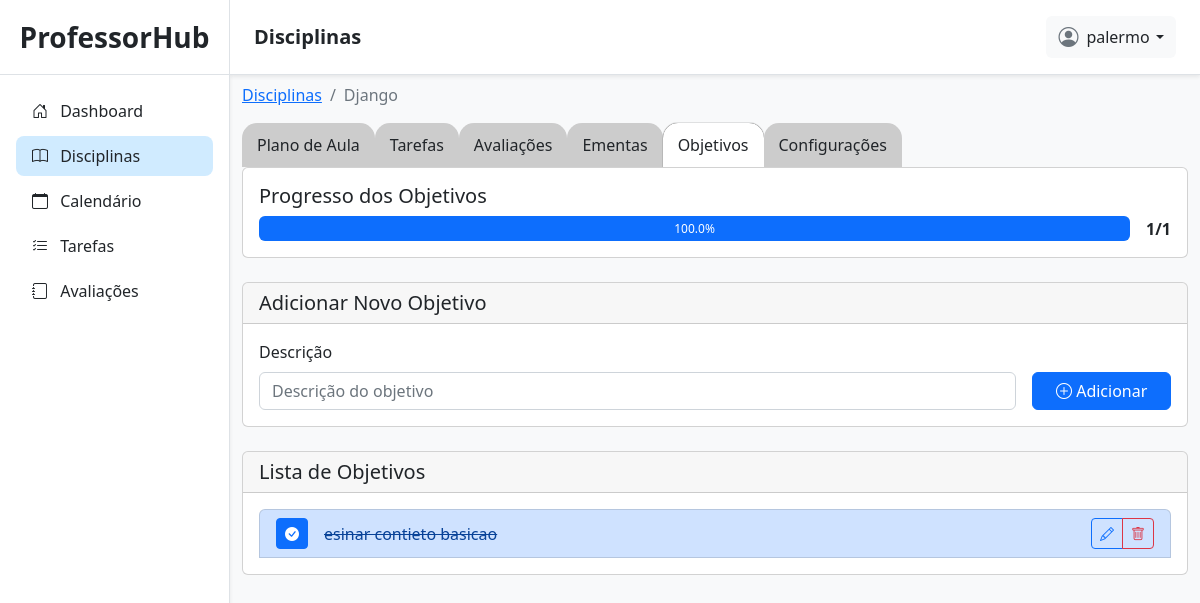
/disciplinas/37/objetivos/ (signed in), run on the app's committed database.
### planner/models.py (models this page shows, shortened)
class Disciplina(models.Model):
    PERIODO = [
        ('semestral', 'semestral'),
        ('anual', 'anual'),
    ]
    user = models.ForeignKey(User, on_delete=models.CASCADE, related_name='disciplinas')
    calendario = models.ForeignKey(CalendarioLetivo, on_delete=models.CASCADE, related_name='disciplinas')
    nome = models.CharField(max_length=100)
    periodo = models.CharField(max_length=20, choices=PERIODO)
    carga_horaria = models.PositiveIntegerField()
    aviso = models.CharField(max_length=100, default='')

class Objetivo(models.Model):
    disciplina = models.ForeignKey(Disciplina, on_delete=models.CASCADE, related_name='objetivos')
    descricao = models.CharField(max_length=255)
    alcancado = models.BooleanField(default=False)
    class Meta:
        ordering = ['id']
        verbose_name = 'Objetivo'
        verbose_name_plural = 'Objetivos'

### planner/views.py (the view, shortened to what this page needs)
# urls.py: path('disciplinas/<int:id>/objetivos/', disciplina_objetivos, name='disciplina_objetivos'),
@login_required(login_url='/login/')
def disciplina_objetivos(request, id):
    disciplina = get_object_or_404(Disciplina, id=id, user=request.user)
    objetivos = disciplina.objetivos.all()
    total_objetivos = objetivos.count()
    objetivos_alcancados = objetivos.filter(alcancado=True).count()
    percentual = (objetivos_alcancados / total_objetivos * 100) if total_objetivos > 0 else 0
    form = ObjetivoForm()
    return render(request, 'planner/disciplinas/disciplina_objetivos.html', {
        'disciplina': disciplina,
        'objetivos': objetivos,
        'form': form,
        'total_objetivos': total_objetivos,
        'objetivos_alcancados': objetivos_alcancados,
        'percentual': percentual,
    })

### planner/forms.py
class ObjetivoForm(forms.ModelForm):
    class Meta:
        model = Objetivo
        fields = ['descricao']
        widgets = {
            'descricao': forms.TextInput(attrs={
                'class': 'form-control',
                'placeholder': 'Descrição do objetivo',
                'maxlength': 255,
                'required': True
            }),
        }

### planner/templates/planner/disciplinas/disciplina_objetivos.html (shortened to what this page needs)
{% extends 'planner/base.html' %}
{% load static %}
{% block titlenavbar %}
Disciplinas
{% endblock %}
{% block content %}
<div class="container my-2">
    <nav aria-label="breadcrumb">
        <ol class="breadcrumb">
            <li class="breadcrumb-item"><a href="{% url 'disciplinas' %}">Disciplinas</a></li>
            <li class="breadcrumb-item active" aria-current="page">{{ disciplina.nome }}</li>
        </ol>
    </nav>
    <div class="abas-disciplinas">
        <div class="aba">
            <a href="{% url 'disciplina_planos' disciplina.id %}" class="nav-link">
                <span class="d-none d-sm-inline">Plano de Aula</span>
            </a>
        </div>
        <div class="aba">
            <a href="{% url 'disciplina_tarefas' disciplina.id %}" class="nav-link">Tarefas</a>
        </div>
        <div class="aba">
            <a href="{% url 'disciplina_avaliacoes' disciplina.id %}" class="nav-link">Avaliações</a>
        </div>
        <div class="aba">
            <a href="{% url 'disciplina_ementas' disciplina.id %}" class="nav-link">Ementas</a>
        </div>
        <div class="aba active">
            <a href="{% url 'disciplina_objetivos' disciplina.id %}" class="nav-link">Objetivos</a>
        </div>
        <div class="aba">
            <a href="{% url 'disciplina_configuracoes' disciplina.id %}" class="nav-link">Configurações</a>
        </div>
    </div>
    <div class="card mb-4">
        <div class="card-body">
            <h5 class="card-title">Progresso dos Objetivos</h5>
            <div class="d-flex align-items-center gap-3">
                <div class="progress flex-grow-1" style="height: 25px;">
                    <div class="progress-bar bg-primary" role="progressbar"
                         style="width: {{ percentual }}%;"
                         aria-valuenow="{{ percentual }}"
                         aria-valuemin="0"
                         aria-valuemax="100">
                        {{ percentual|floatformat:1 }}%
                    </div>
                </div>
                <div>
                    <strong>{{ objetivos_alcancados }}/{{ total_objetivos }}</strong>
                </div>
            </div>
        </div>
    </div>
    <div class="card mb-4">
        <div class="card-header">
            <h5 class="mb-0">Adicionar Novo Objetivo</h5>
        </div>
        <div class="card-body">
            <form method="POST">
                <div class="row g-3">
                    <div class="col-md-10">
                        <label for="{{ form.descricao.id_for_label }}" class="form-label">Descrição</label>
                        {{ form.descricao }}
                    </div>
                    <div class="col-md-2 d-flex align-items-end">
                        <button type="submit" class="btn btn-primary w-100">
                            <i class="bi bi-plus-circle"></i> Adicionar
                        </button>
                    </div>
                </div>
            </form>
        </div>
    </div>
    <div class="card">
        <div class="card-header">
            <h5 class="mb-0">Lista de Objetivos</h5>
        </div>
        <div class="card-body">
            {% if objetivos %}
            <div class="list-group">
                {% for objetivo in objetivos %}
                <div class="list-group-item d-flex justify-content-between align-items-center {% if objetivo.alcancado %}list-group-item-primary{% endif %}">
                    <div class="d-flex align-items-center gap-3 flex-grow-1">
                        <form method="POST" action="{% url 'objetivo_marcar_alcancado' disciplina.id objetivo.id %}" class="m-0">
                            <button type="submit" class="btn btn-sm {% if objetivo.alcancado %}btn-primary{% else %}btn-outline-secondary{% endif %}"
                                    title="{% if objetivo.alcancado %}Marcar como não alcançado{% else %}Marcar como alcançado{% endif %}">
                                <i class="bi {% if objetivo.alcancado %}bi-check-circle-fill{% else %}bi-circle{% endif %}"></i>
                            </button>
                        </form>
                        <span class="{% if objetivo.alcancado %}text-decoration-line-through{% endif %}">
                            {{ objetivo.descricao }}
                        </span>
                    </div>
                    <div class="btn-group">
                        <button type="button" class="btn btn-sm btn-outline-primary"
                                data-bs-toggle="modal"
                                data-bs-target="#editModal{{ objetivo.id }}">
                            <i class="bi bi-pencil"></i>
                        </button>
                        <button type="button" class="btn btn-sm btn-outline-danger"
                                data-bs-toggle="modal"
                                data-bs-target="#deleteModal{{ objetivo.id }}">
                            <i class="bi bi-trash"></i>
                        </button>
                    </div>
                </div>
                {% endfor %}
            </div>
            {% else %}
            <div class="alert alert-info">
                <i class="bi bi-info-circle"></i> Nenhum objetivo cadastrado ainda. Adicione objetivos acima para organizar os objetivos da disciplina.
            </div>
            {% endif %}
        </div>
    </div>
</div>
{% endblock %}

### planner/templates/planner/base.html (shortened to what this page needs)
{% load static %}
<!doctype html>
<html lang="en">
<head>
    <link href="https://cdn.jsdelivr.net/npm/bootstrap@5.2.3/dist/css/bootstrap.min.css" rel="stylesheet"
>
    <link rel="stylesheet" href="https://cdn.jsdelivr.net/npm/bootstrap-icons@1.13.1/font/bootstrap-icons.min.css">
    <link rel="stylesheet" href="{% static 'css/planner/base.css' %}">
</head>
<body class="bg-light">
    <div class="container-fluid p-0">
        <div class="sidebar p-0 position-relative shadow-sm">
            <div class="sidebar-header py-3 px-3 text-center border-bottom">
                <a class="nav-link fs-3 fw-semibold text-dark" href="/">ProfessorHub</a>
            </div>
            <div class="d-flex flex-column justify-content-between pb-4" style="height: 90%;">
                <div class="sidebar-content">
                    <ul class="list-group mx-3 mt-3">
                        <li class="list-group-item {% if '/dashboard/' in request.path %}item-active{% endif %}">
                            <a href="{% url 'admin_dashboard' %}" class="text-decoration-none d-block text-dark">
                                <i class="bi bi-house-door me-2"></i> Dashboard
                            </a>
                        </li>
                        <li class="list-group-item {% if '/disciplinas/' in request.path %}item-active{% endif %}">
                            <a href="{% url 'disciplinas' %}" class="text-decoration-none d-block text-dark">
                                <i class="bi bi-book me-2"></i> Disciplinas
                            </a>
                        </li>
                        <li class="list-group-item {% if '/calendarios/' in request.path %}item-active{% endif %}">
                            <a href="{% url 'calendarios' %}" class="text-decoration-none d-block text-dark">
                                <i class="bi bi-calendar me-2"></i> Calendário
                            </a>
                        </li>
                        <li class="list-group-item {% if '/tarefas/' in request.path and '/disciplinas/' not in request.path %}item-active{% endif %}">
                            <a href="{% url 'tarefas' %}" class="text-decoration-none d-block text-dark">
                                <i class="bi bi-list-check me-2"></i> Tarefas
                            </a>
                        </li>
                        <li class="list-group-item {% if '/avaliacoes/' in request.path and '/disciplinas/' not in request.path %}item-active{% endif %}">
                            <a href="{% url 'avaliacoes' %}" class="text-decoration-none d-block text-dark">
                                <i class="bi bi-journal me-2"></i> Avaliações
                            </a>
                        </li>
                    </ul>
                </div>
            </div>
        </div>
        <div class="content-page p-0">
            <div class="navbar bg-white shadow-sm position-sticky top-0 px-4 py-3 border-bottom d-flex justify-content-between align-items-center"
                style="z-index: 900;">
                <div class="d-flex align-items-center gap-3">
                    <h5 class="mb-0 fw-semibold text-dark">
                        {% block titlenavbar %}
                        {% endblock %}
                    </h5>
                </div>
                <div class="dropdown">
                    <button class="btn btn-light border-0 d-flex align-items-center gap-2" type="button"
                        id="dropdownMenuButton1" data-bs-toggle="dropdown" aria-expanded="false">
                        <i class="bi bi-person-circle fs-5 text-secondary"></i>
                        <span class="dropdown-toggle text-dark">{{ request.user }}</span>
                    </button>
                </div>
            </div>
            {% block content %}
            {% endblock %}
        </div>
</body>
</html>

### static/css/planner/base.css (style rules this page uses)
body { overflow: hidden; }
.container-fluid { display: flex; height: 100vh; }
.content-page { flex: 1; overflow-y: auto; background-color: #f8f9fa; }
.sidebar { background-color: #ffffff; width: 230px; height: 100vh; border-right: 1px solid #dee2e6; transition: all 0.3s ease-in-out; }
.sidebar-header a { color: #2c3e50; }
.sidebar .list-group-item { background-color: transparent; border: none; border-radius: 8px; margin-bottom: 5px; transition: 0.2s; }
.item-active { background-color: #d0ebff !important; font-weight: 500; }
.btn-outline-danger { border-width: 1px; }
.navbar { background-color: #ffffff !important; }
.navbar h5 { color: #2c3e50; }
.abas-disciplinas { display: flex; }
.aba { background-color: #ccc; padding: 10px 15px; border-radius: 15px 15px 0 0; cursor: pointer; }
.aba.active { background-color: #fff; box-shadow: 0 0 1px black; }
.dropdown-toggle::after { margin-left: 0.4rem; }

### data on the page
Disciplina: nome "Django"
Objetivo: alcancado True (drawn), descricao "esinar contieto basicao"

### other printed values
{{ request.user }} "palermo"
{{ percentual|floatformat:1 }} "100.0"
{{ objetivos_alcancados }} "1"
{{ total_objetivos }} "1"
